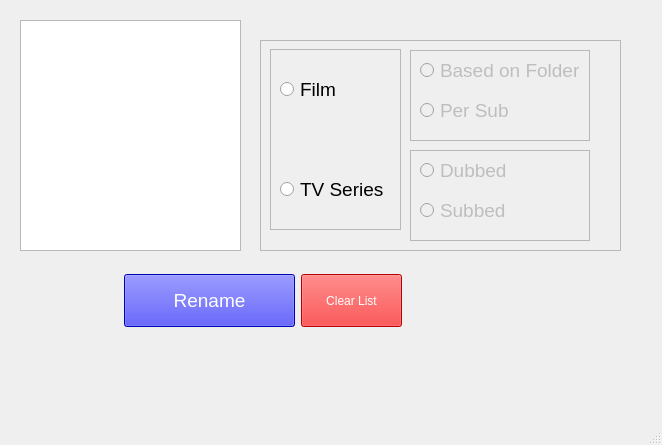
<?xml version="1.0" encoding="UTF-8"?>
<ui version="4.0">
 <class>MainWindow</class>
 <widget class="QMainWindow" name="MainWindow">
  <property name="geometry">
   <rect>
    <x>0</x>
    <y>0</y>
    <width>662</width>
    <height>445</height>
   </rect>
  </property>
  <property name="windowTitle">
   <string>MainWindow</string>
  </property>
  <widget class="QWidget" name="centralwidget">
   <widget class="QLabel" name="label_name">
    <property name="geometry">
     <rect>
      <x>250</x>
      <y>10</y>
      <width>421</width>
      <height>31</height>
     </rect>
    </property>
    <property name="font">
     <font>
      <pointsize>16</pointsize>
     </font>
    </property>
    <property name="styleSheet">
     <string notr="true">color: rgb(255, 0, 0);</string>
    </property>
    <property name="text">
     <string/>
    </property>
    <property name="alignment">
     <set>Qt::AlignCenter</set>
    </property>
   </widget>
   <widget class="QFrame" name="frame">
    <property name="geometry">
     <rect>
      <x>260</x>
      <y>40</y>
      <width>361</width>
      <height>211</height>
     </rect>
    </property>
    <property name="frameShape">
     <enum>QFrame::StyledPanel</enum>
    </property>
    <property name="frameShadow">
     <enum>QFrame::Raised</enum>
    </property>
    <widget class="QFrame" name="frame_2">
     <property name="geometry">
      <rect>
       <x>10</x>
       <y>9</y>
       <width>131</width>
       <height>181</height>
      </rect>
     </property>
     <property name="frameShape">
      <enum>QFrame::StyledPanel</enum>
     </property>
     <property name="frameShadow">
      <enum>QFrame::Raised</enum>
     </property>
     <widget class="QRadioButton" name="radioButton_type_tv">
      <property name="geometry">
       <rect>
        <x>10</x>
        <y>120</y>
        <width>171</width>
        <height>41</height>
       </rect>
      </property>
      <property name="font">
       <font>
        <pointsize>14</pointsize>
       </font>
      </property>
      <property name="text">
       <string>TV Series</string>
      </property>
     </widget>
     <widget class="QRadioButton" name="radioButton_type_film">
      <property name="geometry">
       <rect>
        <x>10</x>
        <y>20</y>
        <width>171</width>
        <height>41</height>
       </rect>
      </property>
      <property name="font">
       <font>
        <pointsize>14</pointsize>
       </font>
      </property>
      <property name="text">
       <string>Film</string>
      </property>
     </widget>
    </widget>
    <widget class="QFrame" name="frame_3">
     <property name="geometry">
      <rect>
       <x>150</x>
       <y>10</y>
       <width>180</width>
       <height>91</height>
      </rect>
     </property>
     <property name="frameShape">
      <enum>QFrame::StyledPanel</enum>
     </property>
     <property name="frameShadow">
      <enum>QFrame::Raised</enum>
     </property>
     <widget class="QRadioButton" name="radioButton_film_per_sub">
      <property name="enabled">
       <bool>false</bool>
      </property>
      <property name="geometry">
       <rect>
        <x>10</x>
        <y>40</y>
        <width>241</width>
        <height>41</height>
       </rect>
      </property>
      <property name="font">
       <font>
        <pointsize>14</pointsize>
       </font>
      </property>
      <property name="text">
       <string>Per Sub</string>
      </property>
      <property name="checked">
       <bool>false</bool>
      </property>
     </widget>
     <widget class="QRadioButton" name="radioButton_film_base_folder">
      <property name="enabled">
       <bool>false</bool>
      </property>
      <property name="geometry">
       <rect>
        <x>10</x>
        <y>0</y>
        <width>241</width>
        <height>41</height>
       </rect>
      </property>
      <property name="font">
       <font>
        <pointsize>14</pointsize>
       </font>
      </property>
      <property name="text">
       <string>Based on Folder</string>
      </property>
      <property name="checked">
       <bool>false</bool>
      </property>
     </widget>
    </widget>
    <widget class="QFrame" name="frame_4">
     <property name="geometry">
      <rect>
       <x>150</x>
       <y>110</y>
       <width>180</width>
       <height>91</height>
      </rect>
     </property>
     <property name="frameShape">
      <enum>QFrame::StyledPanel</enum>
     </property>
     <property name="frameShadow">
      <enum>QFrame::Raised</enum>
     </property>
     <widget class="QRadioButton" name="radioButton_tv_subbed">
      <property name="enabled">
       <bool>false</bool>
      </property>
      <property name="geometry">
       <rect>
        <x>10</x>
        <y>40</y>
        <width>241</width>
        <height>41</height>
       </rect>
      </property>
      <property name="font">
       <font>
        <pointsize>14</pointsize>
       </font>
      </property>
      <property name="text">
       <string>Subbed</string>
      </property>
     </widget>
     <widget class="QRadioButton" name="radioButton_tv_dubbed">
      <property name="enabled">
       <bool>false</bool>
      </property>
      <property name="geometry">
       <rect>
        <x>10</x>
        <y>0</y>
        <width>241</width>
        <height>41</height>
       </rect>
      </property>
      <property name="font">
       <font>
        <pointsize>14</pointsize>
       </font>
      </property>
      <property name="text">
       <string>Dubbed</string>
      </property>
     </widget>
    </widget>
   </widget>
   <widget class="QListWidget" name="listWidget_hidden">
    <property name="geometry">
     <rect>
      <x>20</x>
      <y>20</y>
      <width>221</width>
      <height>231</height>
     </rect>
    </property>
   </widget>
   <widget class="QWidget" name="layoutWidget">
    <property name="geometry">
     <rect>
      <x>120</x>
      <y>270</y>
      <width>286</width>
      <height>61</height>
     </rect>
    </property>
    <layout class="QGridLayout" name="gridLayout">
     <property name="leftMargin">
      <number>4</number>
     </property>
     <property name="topMargin">
      <number>4</number>
     </property>
     <property name="rightMargin">
      <number>4</number>
     </property>
     <property name="bottomMargin">
      <number>4</number>
     </property>
     <property name="verticalSpacing">
      <number>6</number>
     </property>
     <item row="0" column="0">
      <widget class="QPushButton" name="pushButton_rename">
       <property name="sizePolicy">
        <sizepolicy hsizetype="Minimum" vsizetype="Minimum">
         <horstretch>0</horstretch>
         <verstretch>0</verstretch>
        </sizepolicy>
       </property>
       <property name="minimumSize">
        <size>
         <width>171</width>
         <height>51</height>
        </size>
       </property>
       <property name="font">
        <font>
         <pointsize>14</pointsize>
         <italic>false</italic>
         <bold>false</bold>
        </font>
       </property>
       <property name="styleSheet">
        <string notr="true">background-color: rgb(0, 0, 255);
color: rgb(255, 255, 255);
font: 14pt &quot;Segoe UI&quot;;</string>
       </property>
       <property name="text">
        <string>Rename</string>
       </property>
      </widget>
     </item>
     <item row="0" column="1">
      <widget class="QPushButton" name="pushButton_clear">
       <property name="sizePolicy">
        <sizepolicy hsizetype="Minimum" vsizetype="Minimum">
         <horstretch>0</horstretch>
         <verstretch>0</verstretch>
        </sizepolicy>
       </property>
       <property name="minimumSize">
        <size>
         <width>101</width>
         <height>51</height>
        </size>
       </property>
       <property name="styleSheet">
        <string notr="true">background-color: rgb(255, 0, 0);
color: rgb(255, 255, 255);
font: 14pt &quot;Segoe UI&quot;;</string>
       </property>
       <property name="text">
        <string>Clear List</string>
       </property>
      </widget>
     </item>
    </layout>
   </widget>
  </widget>
  <widget class="QMenuBar" name="menubar">
   <property name="geometry">
    <rect>
     <x>0</x>
     <y>0</y>
     <width>662</width>
     <height>21</height>
    </rect>
   </property>
  </widget>
  <widget class="QStatusBar" name="statusbar"/>
 </widget>
 <resources/>
 <connections/>
</ui>
